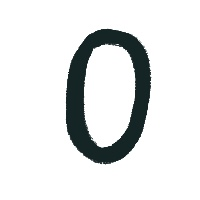
#> input picture sample/0.jpg, 200 x 200 px; its folder holds 4 pictures in this run
$ jupyter execute --allow-errors '자신의 손글씨 인식.ipynb'
#> lines starting #> are read from the running program, lines starting #| are printed output that depends on the picture; after the words box and inside, x2 and y2 are one past the last pixel; in counts of white or black regions, pixels touching at a corner belong together
[cell 1]
import tensorflow as tf
import numpy as np
import matplotlib.pyplot as plt

[cell 2]
#데이터 로드 및 train / test set 나누기.

mnist = tf.keras.datasets.mnist
#> (the rest of this cell did not finish here and is left out)

[cell 3]
# train set 이미지 확인과 label 확인 ( 예시로 보기 위해 25개만 설정)
plt.figure(figsize=(10,10))
#> (the rest of this cell did not finish here and is left out)

Dense 레이어는 입력과 출력을 모두 연결해주며,
입력과 출력을 각각 연결해주는 가중치를 포함하고 있다. 즉, 입력이 4개, 출력이 8개라면 가중치는 총 32개가 존재한다.
그리고 이 Dense 레이어는 가장 머신러닝에
기본적인 층으로 영상이나 서로 연속적으로 상관관계가 있는 데이터가 아니라면 이 층을 통해 학습 시킬 수 있는 데이터가 많다.

activaiton 에서는 무엇을 사용할 지 고민을 많이 할 수 있는데, 'relu' 는 은닉층으로 역전파를 통해 좋은 성능이 나오기 때문에 마지막
층이 아니고서야 거의 relu 를 이용한다.

마지막 층에서는 'sigmond' 와 'softmax' 를 사용함으로서 sigmond 는 'yes or no' 와 같은 이진 분류, softmax 는 확률 값을
내뱉어내 다양한 것을 분류하기 위함이다.

즉, 당도, 나트륨, 구성 요소 등을 보고 콜라, 사이다, 환타를 구별해내려면 'softmax',
공기 구성 요소를 보고 '미세먼지 경보냐? 아니냐?'는 sigmond 를 이용하게 된다.

#> (a cell that did not finish here is left out)

#> (a cell that did not finish here is left out)

[cell 6]
#sparse_categorical_crossentropy << label이 정수로 인코딩 되었을 때 사용합니다.
#categorical_crossentropy << label이 one_hot 인코딩 되었을 때 사용합니다.

#> (a cell that did not finish here is left out)

[cell 8]
# 내 손글씨 로드
# pip install opencv-python
import glob
from PIL import Image
import numpy as np
import cv2
sample = []

groups_folder_path = 'sample'

image_dir = groups_folder_path + '/'
files = glob.glob(image_dir + '/*.jpg')


for i in files:

    img = Image.open(i).convert('L')
    img = img.resize((28,28))
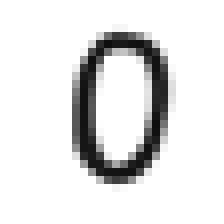
#> img: PIL image 28x28 L (shown 8 times larger); min 14, max 255, mean 226.6
    train = np.asarray(img)
    a, train = cv2.threshold(train,100,255,cv2.THRESH_BINARY)
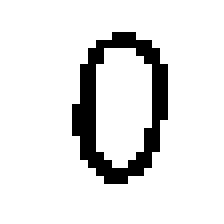
#> train: shape (28, 28) (shown 8 times larger); 89% white; black in thin lines or dots, all inside (x1, y1, x2, y2) = (9, 4, 21, 23)
    sample.append(train)
#> pass 2 of the loop `for i in files:`:
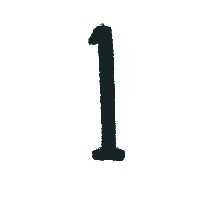
#> input picture sample/1.jpg, 200 x 200 px
#> `img = img.resize((28,28))`:
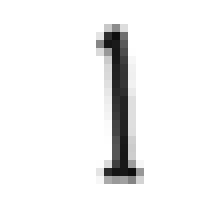
#> img: PIL image 28x28 L (shown 8 times larger); min 13, max 255, mean 242
#> `a, train = cv2.threshold(train,100,255,cv2.THRESH_BINARY)`:
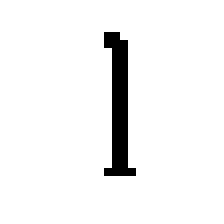
#> train: shape (28, 28) (shown 8 times larger); 95% white; black in thin lines or dots, all inside (x1, y1, x2, y2) = (13, 4, 17, 22)
#> pass 3 of the loop `for i in files:`:
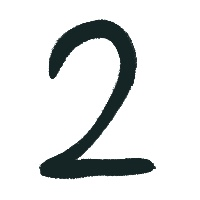
#> input picture sample/2.jpg, 200 x 200 px
#> `img = img.resize((28,28))`:
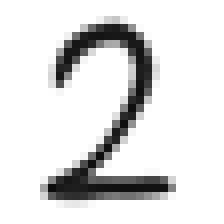
#> img: PIL image 28x28 L (shown 8 times larger); min 11, max 255, mean 222.9
#> `a, train = cv2.threshold(train,100,255,cv2.THRESH_BINARY)`:
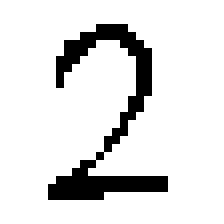
#> train: shape (28, 28) (shown 8 times larger); 88% white; black in thin lines or dots, all inside (x1, y1, x2, y2) = (6, 3, 21, 25)
#> the loop made 4 passes; the first 3 are shown
